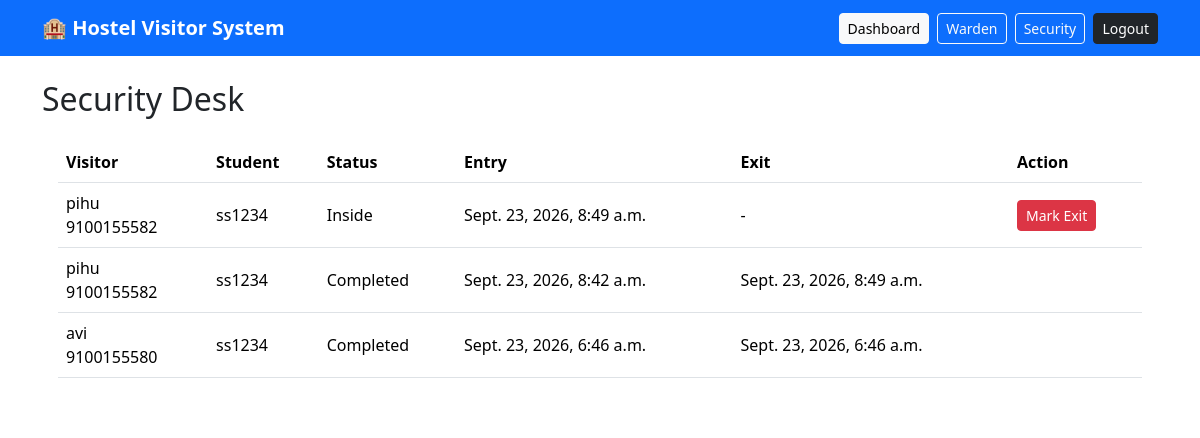
Screenshot of /visitors/security/ (signed in) with the database file from the repository.
### visitors/models.py (models this page shows, shortened)
class VisitorRequest(models.Model):
    STATUS=[('Pending','Pending'),('Approved','Approved'),('Rejected','Rejected'),('Inside','Inside'),('Completed','Completed')]
    student=models.ForeignKey(Student,on_delete=models.CASCADE,related_name='visitor_requests')
    visitor=models.ForeignKey(Visitor,on_delete=models.CASCADE,related_name='requests')
    purpose=models.TextField()
    visit_date=models.DateField()
    status=models.CharField(max_length=20,choices=STATUS,default='Pending')
    entry_time=models.DateTimeField(null=True,blank=True)
    exit_time=models.DateTimeField(null=True,blank=True)
    created_at=models.DateTimeField(auto_now_add=True)
    class Meta: ordering=['-created_at']

class Visitor(models.Model):
    name=models.CharField(max_length=100)
    phone=models.CharField(max_length=20)
    email=models.EmailField(blank=True)
    id_proof=models.CharField(max_length=100)
    created_at=models.DateTimeField(auto_now_add=True)

### accounts/models.py (models this page shows, shortened)
class Student(models.Model):
    user=models.OneToOneField(User,on_delete=models.CASCADE,related_name='student_profile')
    student_id=models.CharField(max_length=30,unique=True)
    phone=models.CharField(max_length=20)
    room_number=models.CharField(max_length=20)
    hostel_block=models.CharField(max_length=50)

### visitors/views.py (the view)
# urls.py: path('security/',views.security,name='security'),
@user_passes_test(staff)
def security(request):
    qs=VisitorRequest.objects.select_related('visitor','student','student__user')
    return render(request,'visitors/security.html',{'requests':qs.filter(status__in=['Approved','Inside','Completed'])})

### visitors/views.py (called while the page is built)
def staff(u): return u.is_staff or u.is_superuser

### templates/visitors/security.html
{% extends 'base.html' %}{% block content %}<h2>Security Desk</h2><div class="card"><div class="card-body table-responsive"><table class="table"><tr><th>Visitor</th><th>Student</th><th>Status</th><th>Entry</th><th>Exit</th><th>Action</th></tr>{% for r in requests %}<tr><td>{{r.visitor.name}}<br>{{r.visitor.phone}}</td><td>{{r.student.student_id}}</td><td>{{r.status}}</td><td>{{r.entry_time|default:"-"}}</td><td>{{r.exit_time|default:"-"}}</td><td>{% if r.status == 'Approved' %}<a class="btn btn-success btn-sm" href="/visitors/security/entry/{{r.id}}/">Mark Entry</a>{% elif r.status == 'Inside' %}<a class="btn btn-danger btn-sm" href="/visitors/security/exit/{{r.id}}/">Mark Exit</a>{% endif %}</td></tr>{% empty %}<tr><td colspan="6">No approved visitors.</td></tr>{% endfor %}</table></div></div>{% endblock %}

### static/css/style.css (style rules this page uses)
body { font-family:system-ui,-apple-system,Segoe UI,Roboto,sans-serif }
.card { border:0;border-radius:14px }
.table { vertical-align:middle }

### rows the page displays
VisitorRequest: visitor.name "pihu", visitor.phone "9100155582", student.student_id "ss1234", status "Inside", entry_time "Sept. 23, 2026, 8:49 a.m.", exit_time "-"
VisitorRequest: visitor.name "pihu", visitor.phone "9100155582", student.student_id "ss1234", status "Completed", entry_time "Sept. 23, 2026, 8:42 a.m.", exit_time "Sept. 23, 2026, 8:49 a.m."
VisitorRequest: visitor.name "avi", visitor.phone "9100155580", student.student_id "ss1234", status "Completed", entry_time "Sept. 23, 2026, 6:46 a.m.", exit_time "Sept. 23, 2026, 6:46 a.m."
